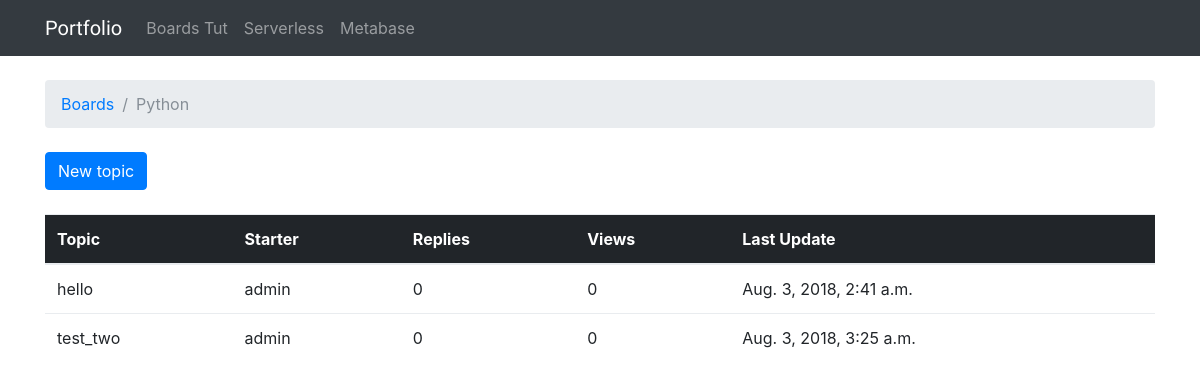
The app's page /boards/1/ with its own data.
### boards/models.py (models this page shows, shortened)
class Board(models.Model):
    name = models.CharField(max_length=30, unique=True)
    description = models.CharField(max_length=100, null=True)

class Topic(models.Model):
    subject = models.CharField(max_length=255)
    last_updated = models.DateTimeField(auto_now_add=True)
    board = models.ForeignKey(Board, related_name='topics')
    starter = models.ForeignKey(User, related_name='topics')

### boards/views.py (the view)
# urls.py: url(r'^boards/(?P<pk>\d+)/$', views.board_topics, name='board_topics'),
def board_topics(request, pk):
    board = get_object_or_404(Board, pk=pk)
    return render(request, 'topics.html', {'board': board})

### templates/topics.html (shortened to what this page needs)
{% extends 'base.html' %}
{% block breadcrumb %}
  <li class="breadcrumb-item"><a href="{% url 'home' %}">Boards</a></li>
  <li class="breadcrumb-item active">{{ board.name }}</li>
{% endblock %}
{% block content %}
  <div class="mb-4">
    <a href="{% url 'new_topic' board.pk %}" class="btn btn-primary">New topic</a>
  </div>
  <table class="table">
    <thead class="thead-inverse">
      <tr>
        <th>Topic</th>
        <th>Starter</th>
        <th>Replies</th>
        <th>Views</th>
        <th>Last Update</th>
      </tr>
    </thead>
    <tbody>
      {% for topic in board.topics.all %}
        <tr>
          <td>{{ topic.subject }}</td>
          <td>{{ topic.starter.username }}</td>
          <td>0</td>
          <td>0</td>
          <td>{{ topic.last_updated }}</td>
        </tr>
      {% endfor %}
    </tbody>
  </table>
{% endblock %}

### static/css/app.css (style rules this page uses)
html, body { height: 100%; }

### records on screen
Board: name "Python"
Topic: subject "hello", starter.username "admin", last_updated "Aug. 3, 2018, 2:41 a.m."
Topic: subject "test_two", starter.username "admin", last_updated "Aug. 3, 2018, 3:25 a.m."
